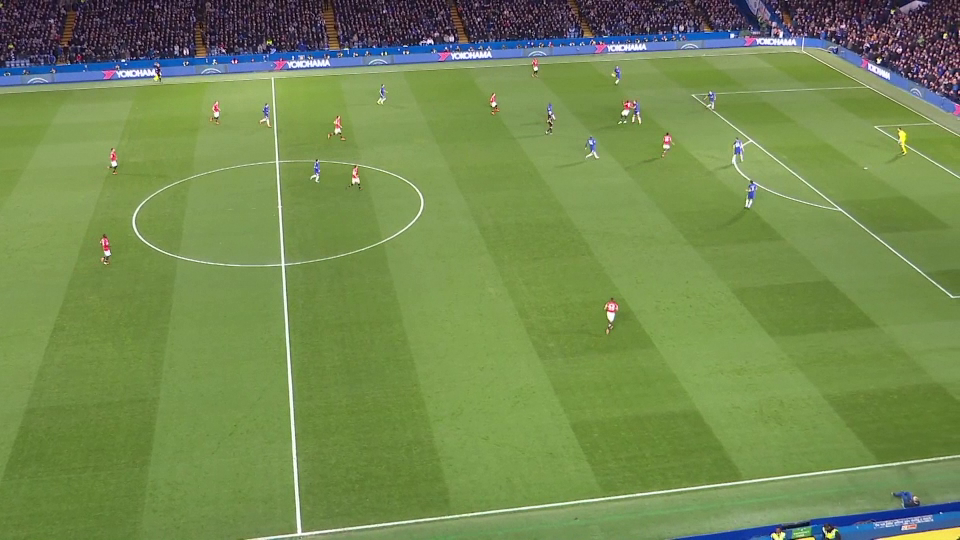
#> input picture samples/LD16L.png, 960 x 540 px, given in place of ronaldovsmessi.mp4, which was not available
$ python prueba2.py
#> lines starting #> are read from the running program, lines starting #| are printed output that depends on the picture; after the words box and inside, x2 and y2 are one past the last pixel; in counts of white or black regions, pixels touching at a corner belong together; pictures that were not available may be replaced by others from this repository, and a replacement may not be noted
import cv2
import numpy as np

def nothing(x):
    pass

cap = cv2.VideoCapture('samples/ronaldovsmessi.mp4')
cv2.namedWindow('Original')
cv2.createTrackbar("Max", 'Original',0,1000,nothing)
cv2.createTrackbar("Min", 'Original',0,1000,nothing)

while (1):

    _, frame = cap.read()
#> frame is the input picture: shape (540, 960, 3); mean B, G, R 81.3, 138.7, 115.4
    max_ = cv2.getTrackbarPos("Max", 'Original')
    min_ = cv2.getTrackbarPos("Min", 'Original')

    #ret, = cv2.threshold(frame,max_,min_,cv2.THRESH_TOZERO)
    hsv = cv2.cvtColor(frame, cv2.COLOR_BGR2HSV)
#> hsv: shape (540, 960, 3); mean H, S, V 53.7, 120.9, 143.4

    lower_red = np.array([30, 150, 50])
    upper_red = np.array([255, 255, 180])

    mask = cv2.inRange(hsv, lower_red, upper_red)
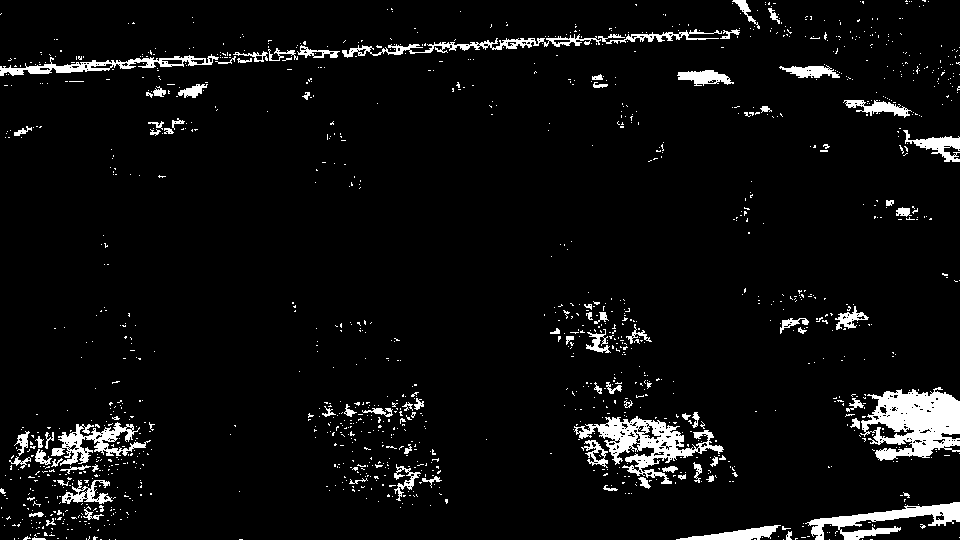
#> mask: shape (540, 960); 5.3% white; 1334 white regions (1246 under 20 px), largest, box (x1, y1, x2, y2) and area: (860, 387, 960, 461) 4592, (574, 416, 724, 484) 3197, (805, 502, 960, 540) 2119
    res = cv2.bitwise_and(frame, frame, mask=mask)
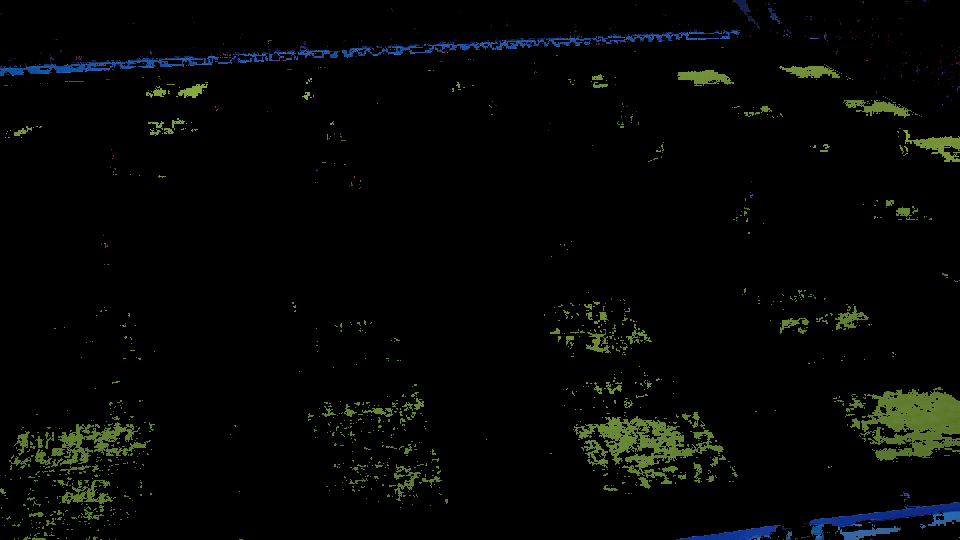
#> res: shape (540, 960, 3); mean B, G, R 4.1, 6, 4.4

    kernel_size = 5
    blur_gray = cv2.GaussianBlur(hsv,(kernel_size, kernel_size),0)
#> blur_gray: shape (540, 960, 3); mean H, S, V 53.7, 120.9, 143.4

    cv2.imshow('Original', frame)
    edges = cv2.Canny(blur_gray, min_, max_)
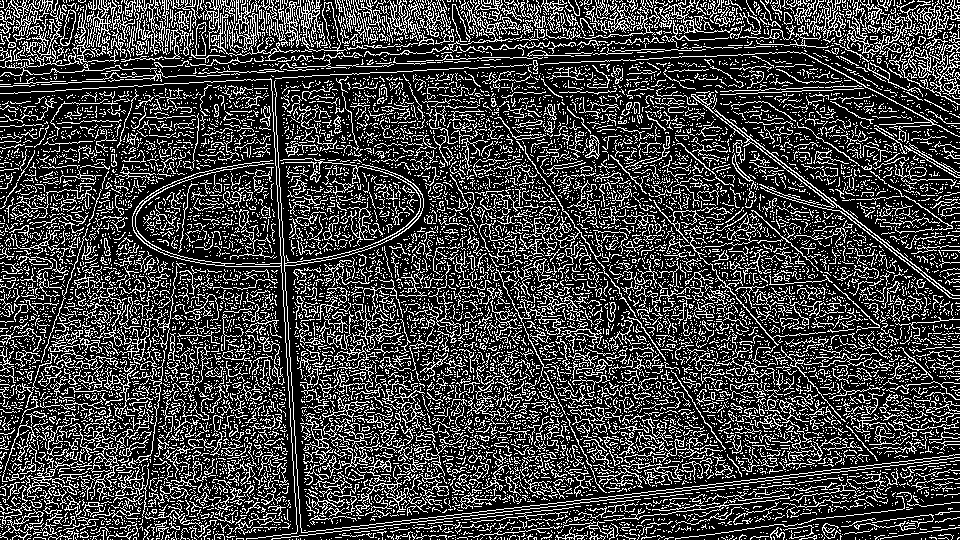
#> edges: shape (540, 960); 25.5% white in thin lines or dots
    cv2.imshow('Edges', edges)

    k = cv2.waitKey(5) & 0xFF
#> (key Esc is pressed here)
    if k == 27:
        break

cv2.destroyAllWindows()
cap.release()
